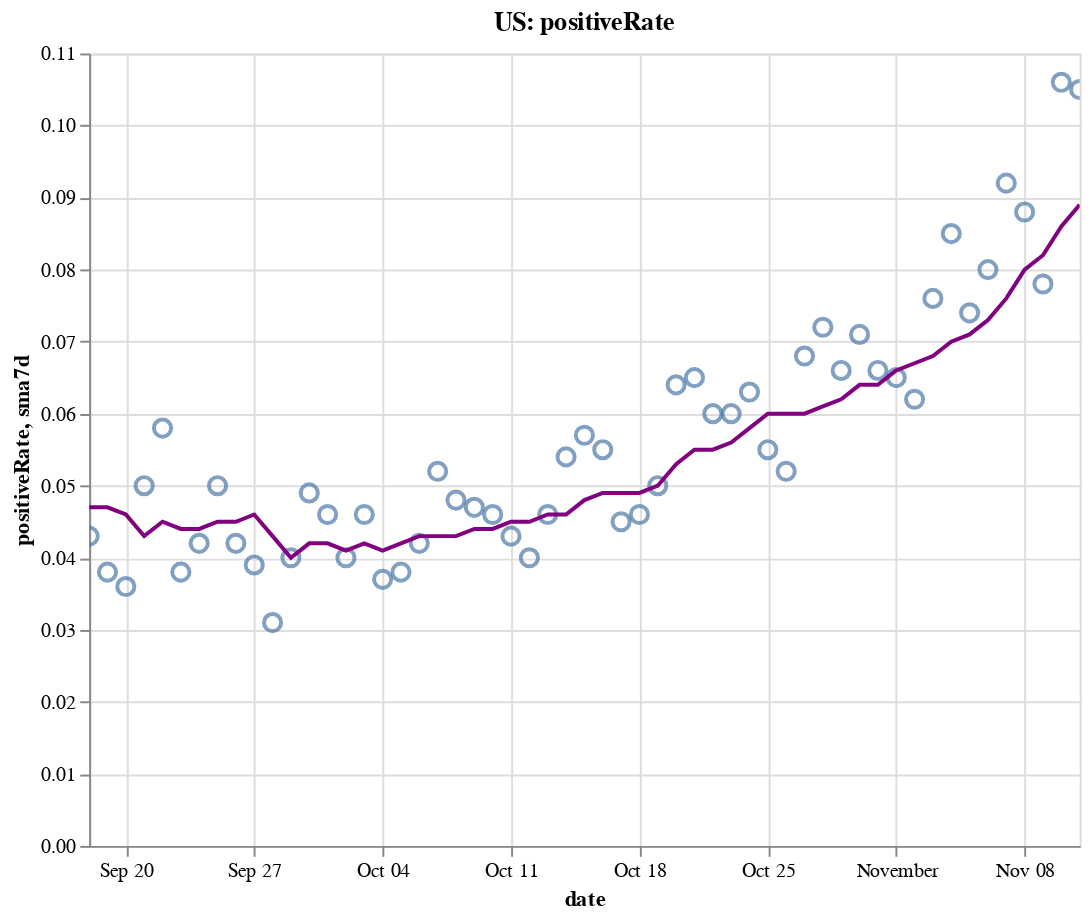

Notebook cell for this chart:
### Code cell
create_plot(us, 'positiveRate')

### Figure 1 — Vega-Lite specification as saved in the notebook (floating-point values rounded to 4 significant figures)
{"config": {"view": {"continuousWidth": 400, "continuousHeight": 300}}, "layer": [{"layer": [{"mark": {"type": "point", "size": 75}, "encoding": {"tooltip": [{"type": "temporal", "field": "date"}, {"type": "quantitative", "field": "positiveRate"}, {"type": "quantitative", "field": "sma7d"}], "x": {"type": "temporal", "field": "date"}, "y": {"type": "quantitative", "field": "positiveRate"}}, "selection": {"selector004": {"type": "interval", "bind": "scales", "encodings": ["x", "y"]}}}, {"mark": {"type": "line", "color": "purple"}, "encoding": {"x": {"type": "temporal", "field": "date"}, "y": {"type": "quantitative", "field": "sma7d"}}}]}, {"mark": {"type": "rule", "color": "#aaa"}, "encoding": {"x": {"type": "temporal", "field": "date"}}, "transform": [{"filter": {"selection": "selector003"}}]}, {"mark": "circle", "encoding": {"opacity": {"condition": {"value": 1, "selection": "selector003"}, "value": 0}, "tooltip": [{"type": "temporal", "field": "date"}, {"type": "quantitative", "field": "positiveRate"}, {"type": "quantitative", "field": "sma7d"}], "x": {"type": "temporal", "field": "date"}, "y": {"type": "quantitative", "field": "positiveRate"}}, "selection": {"selector003": {"type": "single", "encodings": ["x"], "on": "mouseover", "nearest": true, "empty": "none"}}}, {"mark": {"type": "text", "align": "left", "dx": 5, "dy": -5, "stroke": "white", "strokeWidth": 2}, "encoding": {"text": {"type": "quantitative", "field": "positiveRate"}, "tooltip": [{"type": "temporal", "field": "date"}, {"type": "quantitative", "field": "positiveRate"}, {"type": "quantitative", "field": "sma7d"}], "x": {"type": "temporal", "field": "date"}, "y": {"type": "quantitative", "field": "positiveRate"}}, "transform": [{"filter": {"selection": "selector003"}}]}, {"mark": {"type": "text", "align": "left", "dx": 5, "dy": -5}, "encoding": {"text": {"type": "quantitative", "field": "positiveRate"}, "tooltip": [{"type": "temporal", "field": "date"}, {"type": "quantitative", "field": "positiveRate"}, {"type": "quantitative", "field": "sma7d"}], "x": {"type": "temporal", "field": "date"}, "y": {"type": "quantitative", "field": "positiveRate"}}, "transform": [{"filter": {"selection": "selector003"}}]}], "data": {"name": "data-8a3a3f07bffc69479e56899ffe6de75a"}, "height": 400, "title": "US: positiveRate", "width": 500, "$schema": "https://vega.github.io/schema/vega-lite/v4.8.1.json", "datasets": {"data-8a3a3f07bffc69479e56899ffe6de75a": [{"date": "2020-09-18T00:00:00", "totalTestResultsIncrease": 1093000.0, "positiveIncrease": 47120.0, "death": 190600.0, "deathIncrease": 901.0, "positiveRate": 0.043, "state": "US", "sma7d": 0.047}, {"date": "2020-09-19T00:00:00", "totalTestResultsIncrease": 1176000.0, "positiveIncrease": 44890.0, "death": 191300.0, "deathIncrease": 740.0, "positiveRate": 0.038, "state": "US", "sma7d": 0.047}, {"date": "2020-09-20T00:00:00", "totalTestResultsIncrease": 978400.0, "positiveIncrease": 35690.0, "death": 191600.0, "deathIncrease": 327.0, "positiveRate": 0.036, "state": "US", "sma7d": 0.046}, {"date": "2020-09-21T00:00:00", "totalTestResultsIncrease": 775000.0, "positiveIncrease": 39060.0, "death": 191900.0, "deathIncrease": 287.0, "positiveRate": 0.05, "state": "US", "sma7d": 0.043}, {"date": "2020-09-22T00:00:00", "totalTestResultsIncrease": 850800.0, "positiveIncrease": 49350.0, "death": 192800.0, "deathIncrease": 854.0, "positiveRate": 0.058, "state": "US", "sma7d": 0.045}, {"date": "2020-09-23T00:00:00", "totalTestResultsIncrease": 1010000.0, "positiveIncrease": 38550.0, "death": 193900.0, "deathIncrease": 1159.0, "positiveRate": 0.038, "state": "US", "sma7d": 0.044}, {"date": "2020-09-24T00:00:00", "totalTestResultsIncrease": 1038000.0, "positiveIncrease": 43240.0, "death": 194800.0, "deathIncrease": 921.0, "positiveRate": 0.042, "state": "US", "sma7d": 0.044}, {"date": "2020-09-25T00:00:00", "totalTestResultsIncrease": 1112000.0, "positiveIncrease": 55140.0, "death": 195700.0, "deathIncrease": 844.0, "positiveRate": 0.05, "state": "US", "sma7d": 0.045}, {"date": "2020-09-26T00:00:00", "totalTestResultsIncrease": 1123000.0, "positiveIncrease": 47580.0, "death": 196600.0, "deathIncrease": 869.0, "positiveRate": 0.042, "state": "US", "sma7d": 0.045}, {"date": "2020-09-27T00:00:00", "totalTestResultsIncrease": 905600.0, "positiveIncrease": 35060.0, "death": 196900.0, "deathIncrease": 307.0, "positiveRate": 0.039, "state": "US", "sma7d": 0.046}, {"date": "2020-09-28T00:00:00", "totalTestResultsIncrease": 1164000.0, "positiveIncrease": 36060.0, "death": 197100.0, "deathIncrease": 257.0, "positiveRate": 0.031, "state": "US", "sma7d": 0.043}, {"date": "2020-09-29T00:00:00", "totalTestResultsIncrease": 914100.0, "positiveIncrease": 36290.0, "death": 197900.0, "deathIncrease": 739.0, "positiveRate": 0.04, "state": "US", "sma7d": 0.04}, {"date": "2020-09-30T00:00:00", "totalTestResultsIncrease": 904400.0, "positiveIncrease": 44270.0, "death": 198900.0, "deathIncrease": 1061.0, "positiveRate": 0.049, "state": "US", "sma7d": 0.042}, {"date": "2020-10-01T00:00:00", "totalTestResultsIncrease": 998200.0, "positiveIncrease": 45480.0, "death": 199800.0, "deathIncrease": 851.0, "positiveRate": 0.046, "state": "US", "sma7d": 0.042}, {"date": "2020-10-02T00:00:00", "totalTestResultsIncrease": 1242000.0, "positiveIncrease": 49130.0, "death": 200600.0, "deathIncrease": 835.0, "positiveRate": 0.04, "state": "US", "sma7d": 0.041}, {"date": "2020-10-03T00:00:00", "totalTestResultsIncrease": 1100000.0, "positiveIncrease": 51010.0, "death": 201400.0, "deathIncrease": 741.0, "positiveRate": 0.046, "state": "US", "sma7d": 0.042}, {"date": "2020-10-04T00:00:00", "totalTestResultsIncrease": 1029000.0, "positiveIncrease": 38290.0, "death": 201700.0, "deathIncrease": 363.0, "positiveRate": 0.037, "state": "US", "sma7d": 0.041}, {"date": "2020-10-05T00:00:00", "totalTestResultsIncrease": 990500.0, "positiveIncrease": 37860.0, "death": 202000.0, "deathIncrease": 326.0, "positiveRate": 0.038, "state": "US", "sma7d": 0.042}, {"date": "2020-10-06T00:00:00", "totalTestResultsIncrease": 907000.0, "positiveIncrease": 38420.0, "death": 202700.0, "deathIncrease": 634.0, "positiveRate": 0.042, "state": "US", "sma7d": 0.043}, {"date": "2020-10-07T00:00:00", "totalTestResultsIncrease": 973500.0, "positiveIncrease": 50560.0, "death": 203600.0, "deathIncrease": 916.0, "positiveRate": 0.052, "state": "US", "sma7d": 0.043}, {"date": "2020-10-08T00:00:00", "totalTestResultsIncrease": 1149000.0, "positiveIncrease": 55120.0, "death": 204600.0, "deathIncrease": 986.0, "positiveRate": 0.048, "state": "US", "sma7d": 0.043}, {"date": "2020-10-09T00:00:00", "totalTestResultsIncrease": 1201000.0, "positiveIncrease": 56720.0, "death": 205500.0, "deathIncrease": 893.0, "positiveRate": 0.047, "state": "US", "sma7d": 0.044}, {"date": "2020-10-10T00:00:00", "totalTestResultsIncrease": 1247000.0, "positiveIncrease": 57250.0, "death": 206100.0, "deathIncrease": 665.0, "positiveRate": 0.046, "state": "US", "sma7d": 0.044}, {"date": "2020-10-11T00:00:00", "totalTestResultsIncrease": 1083000.0, "positiveIncrease": 46700.0, "death": 206600.0, "deathIncrease": 466.0, "positiveRate": 0.043, "state": "US", "sma7d": 0.045}, {"date": "2020-10-12T00:00:00", "totalTestResultsIncrease": 1064000.0, "positiveIncrease": 42780.0, "death": 206900.0, "deathIncrease": 287.0, "positiveRate": 0.04, "state": "US", "sma7d": 0.045}, {"date": "2020-10-13T00:00:00", "totalTestResultsIncrease": 1041000.0, "positiveIncrease": 48150.0, "death": 207600.0, "deathIncrease": 690.0, "positiveRate": 0.046, "state": "US", "sma7d": 0.046}, {"date": "2020-10-14T00:00:00", "totalTestResultsIncrease": 1041000.0, "positiveIncrease": 56240.0, "death": 208400.0, "deathIncrease": 811.0, "positiveRate": 0.054, "state": "US", "sma7d": 0.046}, {"date": "2020-10-15T00:00:00", "totalTestResultsIncrease": 1102000.0, "positiveIncrease": 62850.0, "death": 209300.0, "deathIncrease": 951.0, "positiveRate": 0.057, "state": "US", "sma7d": 0.048}, {"date": "2020-10-16T00:00:00", "totalTestResultsIncrease": 1230000.0, "positiveIncrease": 67940.0, "death": 210200.0, "deathIncrease": 877.0, "positiveRate": 0.055, "state": "US", "sma7d": 0.049}, {"date": "2020-10-17T00:00:00", "totalTestResultsIncrease": 1295000.0, "positiveIncrease": 57750.0, "death": 211000.0, "deathIncrease": 780.0, "positiveRate": 0.045, "state": "US", "sma7d": 0.049}, {"date": "2020-10-18T00:00:00", "totalTestResultsIncrease": 1056000.0, "positiveIncrease": 48630.0, "death": 211400.0, "deathIncrease": 393.0, "positiveRate": 0.046, "state": "US", "sma7d": 0.049}, {"date": "2020-10-19T00:00:00", "totalTestResultsIncrease": 1131000.0, "positiveIncrease": 56900.0, "death": 211800.0, "deathIncrease": 456.0, "positiveRate": 0.05, "state": "US", "sma7d": 0.05}, {"date": "2020-10-20T00:00:00", "totalTestResultsIncrease": 948700.0, "positiveIncrease": 60310.0, "death": 212700.0, "deathIncrease": 832.0, "positiveRate": 0.064, "state": "US", "sma7d": 0.053}, {"date": "2020-10-21T00:00:00", "totalTestResultsIncrease": 939500.0, "positiveIncrease": 60660.0, "death": 213700.0, "deathIncrease": 1024.0, "positiveRate": 0.065, "state": "US", "sma7d": 0.055}, {"date": "2020-10-22T00:00:00", "totalTestResultsIncrease": 1219000.0, "positiveIncrease": 72890.0, "death": 214800.0, "deathIncrease": 1143.0, "positiveRate": 0.06, "state": "US", "sma7d": 0.055}, {"date": "2020-10-23T00:00:00", "totalTestResultsIncrease": 1379000.0, "positiveIncrease": 82260.0, "death": 215800.0, "deathIncrease": 917.0, "positiveRate": 0.06, "state": "US", "sma7d": 0.056}, {"date": "2020-10-24T00:00:00", "totalTestResultsIncrease": 1321000.0, "positiveIncrease": 82740.0, "death": 216700.0, "deathIncrease": 890.0, "positiveRate": 0.063, "state": "US", "sma7d": 0.058}, {"date": "2020-10-25T00:00:00", "totalTestResultsIncrease": 1191000.0, "positiveIncrease": 65090.0, "death": 217000.0, "deathIncrease": 377.0, "positiveRate": 0.055, "state": "US", "sma7d": 0.06}, {"date": "2020-10-26T00:00:00", "totalTestResultsIncrease": 1201000.0, "positiveIncrease": 62100.0, "death": 217400.0, "deathIncrease": 389.0, "positiveRate": 0.052, "state": "US", "sma7d": 0.06}, {"date": "2020-10-27T00:00:00", "totalTestResultsIncrease": 1081000.0, "positiveIncrease": 73000.0, "death": 218300.0, "deathIncrease": 931.0, "positiveRate": 0.068, "state": "US", "sma7d": 0.06}, {"date": "2020-10-28T00:00:00", "totalTestResultsIncrease": 1086000.0, "positiveIncrease": 78640.0, "death": 219400.0, "deathIncrease": 1025.0, "positiveRate": 0.072, "state": "US", "sma7d": 0.061}, {"date": "2020-10-29T00:00:00", "totalTestResultsIncrease": 1325000.0, "positiveIncrease": 87990.0, "death": 220400.0, "deathIncrease": 1049.0, "positiveRate": 0.066, "state": "US", "sma7d": 0.062}, {"date": "2020-10-30T00:00:00", "totalTestResultsIncrease": 1362000.0, "positiveIncrease": 96710.0, "death": 221400.0, "deathIncrease": 933.0, "positiveRate": 0.071, "state": "US", "sma7d": 0.064}, {"date": "2020-10-31T00:00:00", "totalTestResultsIncrease": 1374000.0, "positiveIncrease": 90490.0, "death": 222300.0, "deathIncrease": 963.0, "positiveRate": 0.066, "state": "US", "sma7d": 0.064}, {"date": "2020-11-01T00:00:00", "totalTestResultsIncrease": 1140000.0, "positiveIncrease": 74050.0, "death": 222700.0, "deathIncrease": 391.0, "positiveRate": 0.065, "state": "US", "sma7d": 0.066}, {"date": "2020-11-02T00:00:00", "totalTestResultsIncrease": 1328000.0, "positiveIncrease": 82250.0, "death": 223200.0, "deathIncrease": 476.0, "positiveRate": 0.062, "state": "US", "sma7d": 0.067}, {"date": "2020-11-03T00:00:00", "totalTestResultsIncrease": 1126000.0, "positiveIncrease": 86080.0, "death": 224700.0, "deathIncrease": 1529.0, "positiveRate": 0.076, "state": "US", "sma7d": 0.068}, {"date": "2020-11-04T00:00:00", "totalTestResultsIncrease": 1207000.0, "positiveIncrease": 103100.0, "death": 225800.0, "deathIncrease": 1116.0, "positiveRate": 0.085, "state": "US", "sma7d": 0.07}, {"date": "2020-11-05T00:00:00", "totalTestResultsIncrease": 1564000.0, "positiveIncrease": 116200.0, "death": 227000.0, "deathIncrease": 1124.0, "positiveRate": 0.074, "state": "US", "sma7d": 0.071}, {"date": "2020-11-06T00:00:00", "totalTestResultsIncrease": 1562000.0, "positiveIncrease": 125300.0, "death": 228100.0, "deathIncrease": 1186.0, "positiveRate": 0.08, "state": "US", "sma7d": 0.073}, {"date": "2020-11-07T00:00:00", "totalTestResultsIncrease": 1406000.0, "positiveIncrease": 129200.0, "death": 229200.0, "deathIncrease": 1104.0, "positiveRate": 0.092, "state": "US", "sma7d": 0.076}, {"date": "2020-11-08T00:00:00", "totalTestResultsIncrease": 1259000.0, "positiveIncrease": 110800.0, "death": 229700.0, "deathIncrease": 487.0, "positiveRate": 0.088, "state": "US", "sma7d": 0.08}, {"date": "2020-11-09T00:00:00", "totalTestResultsIncrease": 1519000.0, "positiveIncrease": 118700.0, "death": 230300.0, "deathIncrease": 580.0, "positiveRate": 0.078, "state": "US", "sma7d": 0.082}, {"date": "2020-11-10T00:00:00", "totalTestResultsIncrease": 1237000.0, "positiveIncrease": 131000.0, "death": 231700.0, "deathIncrease": 1347.0, "positiveRate": 0.106, "state": "US", "sma7d": 0.086}, {"date": "2020-11-11T00:00:00", "totalTestResultsIncrease": 1375000.0, "positiveIncrease": 143800.0, "death": 233000.0, "deathIncrease": 1417.0, "positiveRate": 0.105, "state": "US", "sma7d": 0.089}]}}
